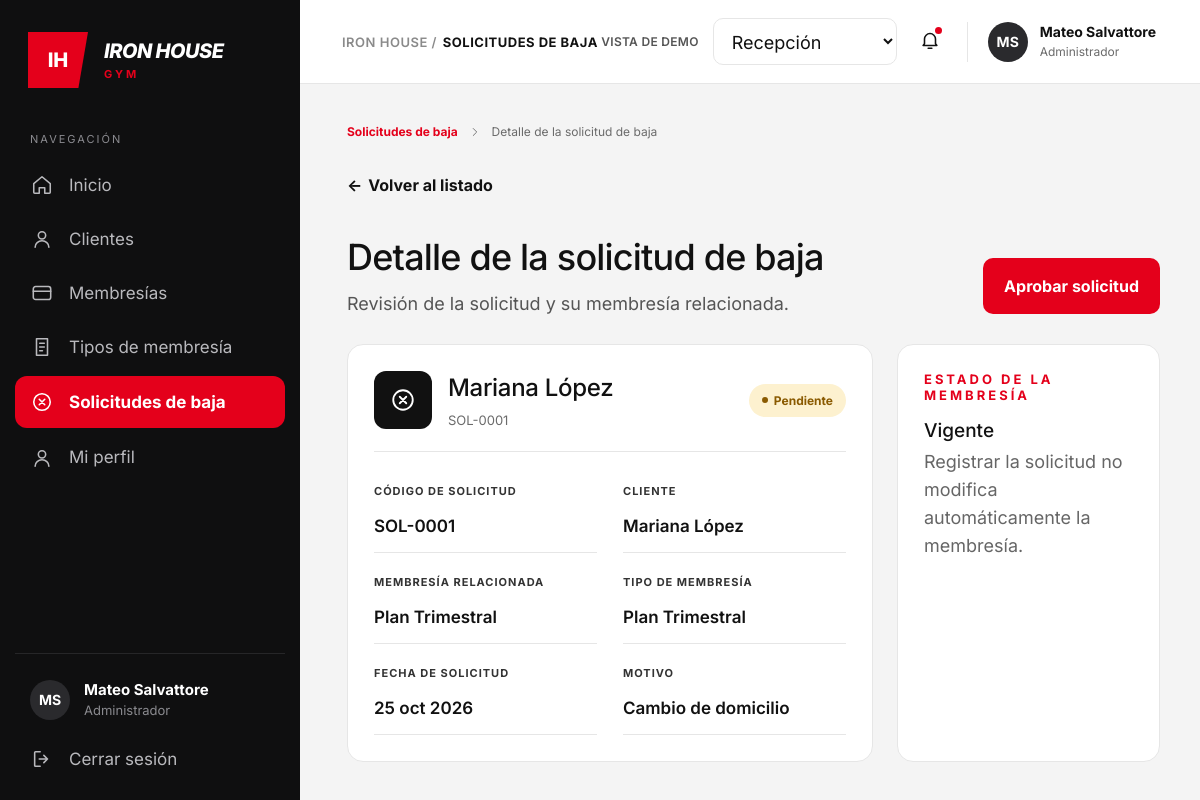
The page /recep/solicitud-ver.php?id=1 (signed in) on the database its author committed.
### tables this page shows
CREATE TABLE `bajas_membresia` (
  `id_baja` int(11) NOT NULL,
  `id_suscripcion` int(11) NOT NULL,
  `fecha_baja` datetime DEFAULT current_timestamp(),
  `motivo` varchar(150) NOT NULL,
  `estado` enum('Pendiente','Dada de baja') DEFAULT 'Pendiente'
);

CREATE TABLE `membresias` (
  `id_membresia` int(11) NOT NULL,
  `nombre_plan` varchar(50) NOT NULL,
  `descripcion` text DEFAULT NULL,
  `duracion_dias` int(11) NOT NULL,
  `precio` decimal(10,2) NOT NULL,
  `estado` enum('Activo','Inactivo') NOT NULL DEFAULT 'Activo'
);

### recep/bajas_config.php (called while the page is built, shortened)
<?php
function codigoBaja(int $id): string
{
    return sprintf('SOL-%04d', $id);
}

### recep/solicitud-ver.php (the view, shortened to what this page needs)
<?php
require_once __DIR__ . '/helpers.php';
require_once __DIR__ . '/conexion.php';
require_once __DIR__ . '/bajas_config.php';
$rolSesion = $_SESSION['rol'] ?? '';
$puedeAprobar = ($rolSesion === 'Administrador');
$usuario = [
    'nombre' => $_SESSION['nombre_completo'] ?? 'Usuario',
    'rol'    => $rolSesion
];
$paginaActual = 'solicitudes';
$menu = [
    'inicio'      => ['Inicio',              'home',     'recepcion_panel.php'],
    'clientes'    => ['Clientes',            'user',     'clientes.php'],
    'membresias'  => ['Membresías',          'card',     'membresias.php'],
    'tiposd'       => ['Tipos de membresía',  'doc',      'tipos.php'],
    'solicitudes' => ['Solicitudes de baja', 'x-circle', 'solicitudes.php'],
    'perfil'      => ['Mi perfil',           'user',     'perfil.php'],
];
$mesesCortos = [
    'ene', 'feb', 'mar', 'abr', 'may', 'jun',
    'jul', 'ago', 'sep', 'oct', 'nov', 'dic'
];
function fechaCorta(string $fecha, array $meses): string
{
    $d = new DateTimeImmutable($fecha);
    return $d->format('d') . ' '
        . $meses[(int)$d->format('n') - 1] . ' '
        . $d->format('Y');
}
$id = (int)($_GET['id'] ?? 0);
$s = null;
$errorDb = '';
try {
    if ($id > 0) {
        $sql = "SELECT "
             . "b." . BAJ_ID . " AS id, "
             . "DATE(c." . CLI_FECHA . ") AS fecha, "
             . "b." . BAJ_MOTIVO . " AS motivo, "
             . "b." . BAJ_ESTADO . " AS estado, "
             . "CONCAT(c." . CLI_NOMBRE . ", ' ', c." . CLI_APELLIDO . ") AS cliente, "
             . "m." . PLAN_NOMBRE . " AS plan"
             . (BAJ_ID_USUARIO !== null
                 ? ", CONCAT(u." . U_NOMBRE . ", ' ', u." . U_APELLIDO . ") AS registro_nombre, u." . U_ROL . " AS registro_rol"
                 : "")
             . " FROM " . BAJ_TABLA . " b"
             . " INNER JOIN " . SUS_TABLA . " s ON b." . BAJ_ID_SUSCRIPCION . " = s." . SUS_ID
             . " INNER JOIN " . CLI_TABLA . " c ON s." . SUS_ID_CLIENTE . " = c." . CLI_ID
             . " INNER JOIN " . PLAN_TABLA . " m ON s." . SUS_ID_MEMBRESIA . " = m." . PLAN_ID
             . (BAJ_ID_USUARIO !== null ? " LEFT JOIN " . U_TABLA . " u ON u." . U_ID . " = b." . BAJ_ID_USUARIO : "")
             . " WHERE b." . BAJ_ID . " = ? LIMIT 1";
        $stmt = mysqli_prepare($cnx, $sql);
        mysqli_stmt_bind_param($stmt, 'i', $id);
        mysqli_stmt_execute($stmt);
        $s = mysqli_fetch_assoc(mysqli_stmt_get_result($stmt)) ?: null;
    }
} catch (Throwable $e) {
    error_log($e->getMessage());
    $errorDb = 'No se pudo cargar la información de la solicitud.';
}
if ($s !== null) {
    $codigo    = codigoBaja((int)$s['id']);
    $pendiente = $s['estado'] === BAJ_ESTADO_PENDIENTE;
    $clasePill = $pendiente ? 'pill-warn' : 'pill-bad';
    $estadoMembresia = $pendiente ? 'Vigente' : 'Dada de baja';
    $notaMembresia   = $pendiente
        ? 'Registrar la solicitud no modifica automáticamente la membresía.'
        : 'La membresía se dio de baja al aprobar la solicitud.';
}
?>
<!DOCTYPE html>
<html lang="es">
<head>
  <link rel="stylesheet" href="css/style.css">
  <link rel="stylesheet" href="css/usuarios.css">
  <link rel="stylesheet" href="css/solicitudes.css">
  <link rel="stylesheet" href="css/modal.css">
  <link rel="stylesheet" href="css/usuario_detalle.css">
  <link rel="stylesheet" href="css/bitacora_detalle.css">
  <link rel="stylesheet" href="css/membresia_detalle.css">
</head>
<body>
<div class="layout">
  <aside class="sidebar">
    <div class="brand">
      <div class="brand-mark">IH</div>
      <div class="brand-text">
        <span class="brand-name">IRON HOUSE</span>
        <span class="brand-sub">GYM</span>
      </div>
    </div>
    <p class="nav-title">Navegación</p>
    <nav class="nav">
      <?php foreach ($menu as $clave => [$texto, $ico, $url]): ?>
        <a href="<?= e($url) ?>" class="nav-item <?= $clave === $paginaActual ? 'is-active' : '' ?>">
          <?= icono($ico, 22) ?>
          <span><?= e($texto) ?></span>
        </a>
      <?php endforeach; ?>
    </nav>
    <div class="sidebar-footer">
      <div class="sidebar-user">
        <span class="avatar avatar-dark"><?= e(iniciales($usuario['nombre'])) ?></span>
        <div>
          <strong><?= e($usuario['nombre']) ?></strong>
          <small><?= e($usuario['rol']) ?></small>
        </div>
      </div>
      <a href="logout.php" class="nav-item" data-abrir-modal="modal-cerrar-sesion">
        <?= icono('logout', 22) ?><span>Cerrar sesión</span>
      </a>
    </div>
  </aside>
  <div class="main">
    <header class="topbar">
      <div class="breadcrumb"><span>IRON HOUSE /</span> <b>SOLICITUDES DE BAJA</b></div>
      <div class="topbar-right">
        <span class="demo-label">VISTA DE DEMO</span>
        <select class="role-select" aria-label="Rol de la vista de demo" onchange="redirigir(this)">
          <option value="recepcion_panel.php" selected>Recepción</option>
        </select>
        <button class="bell" aria-label="Notificaciones">
          <?= icono('bell', 22) ?><i class="bell-dot"></i>
        </button>
        <div class="user-chip">
          <span class="avatar avatar-dark"><?= e(iniciales($usuario['nombre'])) ?></span>
          <div>
            <strong><?= e($usuario['nombre']) ?></strong>
            <small><?= e($usuario['rol']) ?></small>
          </div>
        </div>
      </div>
    </header>
    <main class="content detail">
      <nav class="crumbs" aria-label="Ruta de navegación">
        <a href="solicitudes.php">Solicitudes de baja</a>
        <?= icono('chevron', 14) ?>
        <span>Detalle de la solicitud de baja</span>
      </nav>
      <a href="solicitudes.php" class="back-link"><span aria-hidden="true">←</span> Volver al listado</a>
      <?php if ($errorDb !== ''): ?>
        <p class="page-alert page-alert-error" role="alert"><?= e($errorDb) ?></p>
      <?php elseif ($s === null): ?>
        <h1>Solicitud no encontrada</h1>
        <p class="lead">La solicitud que buscas no existe. <a href="solicitudes.php" class="link-red">Volver al listado</a></p>
      <?php else: ?>
        <div class="detail-head">
          <div>
            <h1>Detalle de la solicitud de baja</h1>
            <p class="lead lead-tight">Revisión de la solicitud y su membresía relacionada.</p>
          </div>
          <?php if ($pendiente && $puedeAprobar): ?>
            <div class="detail-actions">
              <form method="post" action="solicitud-accion.php">
                <button name="accion" value="aprobar" class="btn btn-red"
                        onclick="return confirm('¿Aprobar la solicitud de baja de <?= e((string)$s['cliente']) ?>?')">
                  Aprobar solicitud
                </button>
              </form>
            </div>
          <?php endif; ?>
        </div>
        <div class="detail-grid">
          <section class="panel audit-card">
            <div class="audit-head">
              <span class="audit-icon" aria-hidden="true"><?= icono('x-circle', 26) ?></span>
              <div class="audit-title">
                <h2><?= e((string)$s['cliente']) ?></h2>
                <small><?= e($codigo) ?></small>
              </div>
              <span class="pill <?= $clasePill ?>">
                <i></i><?= e((string)$s['estado']) ?>
              </span>
            </div>
            <dl class="data-grid">
              <div><dt>Código de solicitud</dt><dd><?= e($codigo) ?></dd></div>
              <div><dt>Cliente</dt><dd><?= e((string)$s['cliente']) ?></dd></div>
              <div><dt>Membresía relacionada</dt><dd><?= e((string)$s['plan']) ?></dd></div>
              <div><dt>Tipo de membresía</dt><dd><?= e((string)$s['plan']) ?></dd></div>
              <div><dt>Fecha de solicitud</dt><dd><?= $s['fecha'] ? e(fechaCorta((string)$s['fecha'], $mesesCortos)) : '—' ?></dd></div>
              <div><dt>Motivo</dt><dd><?= e((string)$s['motivo']) ?></dd></div>
            </dl>
          </section>
          <aside class="panel card-related">
            <p class="perms-eyebrow">ESTADO DE LA MEMBRESÍA</p>
            <h2 class="rel-title"><?= e($estadoMembresia) ?></h2>
            <p class="rel-text"><?= e($notaMembresia) ?></p>
          </aside>
        </div>
      <?php endif; ?>
    </main>
  </div>
</div>
</body>
</html>

### recep/css/style.css (style rules this page uses)
:root { --red: #e4001b; --ink: #111111; --sidebar: #0f0f10; --bg: #f4f4f4; --card: #ffffff; --line: #e6e6e6; --muted: #6b6b6b; --green: #0a7a3c; --amber-bg: #fdf1cf; --amber-fg: #8a5a00; --radius: 16px; --sidebar-w: 300px; }
* { box-sizing: border-box; margin: 0; padding: 0; }
html { font-family: "Inter", system-ui, -apple-system, "Segoe UI", sans-serif; }
body { background: var(--bg); color: var(--ink); -webkit-font-smoothing: antialiased; }
a { color: inherit; text-decoration: none; }
.layout { display: grid; grid-template-columns: var(--sidebar-w) 1fr; min-height: 100vh; }
.sidebar { background: var(--sidebar); color: #b9b9bd; padding: 32px 15px 16px; display: flex; flex-direction: column; position: sticky; top: 0; height: 100vh; overflow-y: auto; }
.brand { display: flex; align-items: center; gap: 16px; padding: 0 12px 0 13px; margin-bottom: 44px; }
.brand-mark { width: 60px; height: 56px; background: var(--red); color: #fff; display: grid; place-items: center; font-weight: 800; font-size: 20px; clip-path: polygon(0 0, 100% 0, 84% 100%, 0 100%); }
.brand-text { display: flex; flex-direction: column; line-height: 1; }
.brand-name { color: #fff; font-style: italic; font-weight: 800; font-size: 20px; letter-spacing: -.5px; }
.brand-sub { color: var(--red); font-weight: 700; font-size: 11px; letter-spacing: 3px; margin-top: 8px; }
.nav-title { font-size: 11px; letter-spacing: 2px; text-transform: uppercase; color: #8a8a8f; padding: 0 15px; margin-bottom: 14px; }
.nav { display: flex; flex-direction: column; gap: 4px; }
.nav-item { display: flex; align-items: center; gap: 16px; padding: 14px 16px; border-radius: 12px; font-size: 17px; line-height: 1.3; transition: background .15s, color .15s; }
.nav-item.is-active { background: var(--red); color: #fff; font-weight: 700; padding: 15px 16px; }
.nav-item span:not(.badge-count) { flex: 1; }
.sidebar-footer { margin-top: auto; border-top: 1px solid #262628; padding-top: 18px; }
.sidebar-user { display: flex; align-items: center; gap: 14px; padding: 8px 15px 14px; }
.sidebar-user strong { display: block; color: #fff; font-size: 15px; }
.sidebar-user small { font-size: 13px; color: #8a8a8f; }
.topbar { height: 84px; background: #fff; border-bottom: 1px solid var(--line); display: flex; align-items: center; justify-content: space-between; padding: 0 44px 0 42px; }
.breadcrumb { font-size: 13px; letter-spacing: .5px; color: #8a8a8a; font-weight: 600; }
.breadcrumb b { color: var(--ink); font-weight: 700; margin-left: 2px; }
.topbar-right { display: flex; align-items: center; gap: 12px; }
.demo-label { font-size: 12px; font-weight: 600; color: #555; letter-spacing: .3px; margin-right: 2px; }
.role-select { font: inherit; font-size: 18px; padding: 11px 14px; border: 1px solid var(--line); border-radius: 10px; background: #fff; color: var(--ink); min-width: 184px; }
.bell { position: relative; background: none; border: 0; cursor: pointer; padding: 10px; color: var(--ink); }
.bell-dot { position: absolute; top: 8px; right: 9px; width: 7px; height: 7px; border-radius: 50%; background: var(--red); }
.user-chip { display: flex; align-items: center; gap: 12px; }
.user-chip strong { display: block; font-size: 14px; }
.user-chip small { font-size: 12px; color: var(--muted); }
.avatar { width: 40px; height: 40px; border-radius: 50%; display: grid; place-items: center; font-weight: 700; font-size: 14px; color: #fff; background: #2a2a2d; flex: none; }
.avatar-dark { background: #2a2a2d; }
.content { padding: 8px 40px 40px 47px; }
h1 { font-size: 36px; font-weight: 500; letter-spacing: -.8px; margin: 12px 0 10px; }
.lead { font-size: 18px; color: #555; margin-bottom: 36px; }
.panel { background: var(--card); border: 1px solid var(--line); border-radius: var(--radius); padding: 26px 26px 12px; }
.pill { display: inline-flex; align-items: center; gap: 6px; background: var(--amber-bg); color: var(--amber-fg); font-weight: 700; font-size: 13px; padding: 10px 14px; border-radius: 999px; }
.pill i { width: 6px; height: 6px; border-radius: 50%; background: currentColor; }
.lead-tight { margin-bottom: 0; }
.btn { display: inline-flex; align-items: center; justify-content: center; font: inherit; font-weight: 700; font-size: 16px; line-height: 1; padding: 18px 21px; border-radius: 10px; border: 1px solid transparent; cursor: pointer; transition: filter .15s, background .15s, border-color .15s; }
.btn-red { background: var(--red); color: #fff; }

### recep/css/usuarios.css (style rules this page uses)
.pill { padding: 9px 13px; font-size: 12px; }

### rows shown on the page
bajas_membresia: id_baja "SOL-0001", estado "Pendiente", membresias.nombre_plan "Plan Trimestral", motivo "Cambio de domicilio", estado "Vigente", estado "Registrar la solicitud no modifica automáticamente la membresía."

### other values the page prints
$texto "Inicio"
$texto "Clientes"
$texto "Membresías"
$texto "Tipos de membresía"
$texto "Solicitudes de baja"
$texto "Mi perfil"
iniciales($usuario['nombre']) "MS"
$usuario['nombre'] "Mateo Salvattore"
$usuario['rol'] "Administrador"
$s['cliente'] "Mariana López"
fechaCorta((string)$s['fecha'], $mesesCortos) "25 oct 2026"
